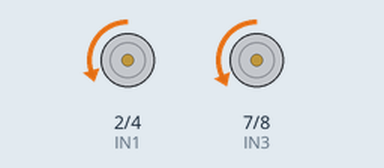
Recording of a sketch running on a simulated Arduino Uno, built with avr-gcc and run on an emulated ATmega328P. Shown: motor-driver pin pairs drawn as motors (green arrow = first pin HIGH = forward, orange = second pin HIGH = backward, longer = more drive, scaled by the enable pin).

Above: at 3.05 s.
Timing chart, 0 to 6.0 s (numbered marks = the images above):
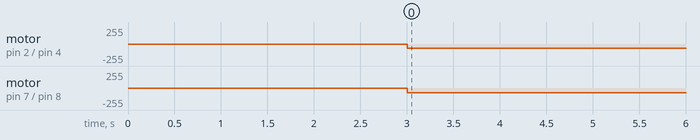

The sketch:

motors_backwards_straight.ino
```cpp
//-------------------------------------- IMACHE 2021 ROBOT ----------------------------------------

//motors_left                                     // 2x Micro Metal Gearmotor 50:1 (L298N)
#define IN1 2
#define IN2 4
#define ENL 3                                     // PWM control pin for right motors

//motors_right                                    // 2x Micro Metal Gearmotor 50:1 (L298N)
#define IN3 7
#define IN4 8
#define ENR 9                                     // PWM control pin for right motors


//------------------------------------------ SETUP CODE -------------------------------------------
void setup()
{                                                 // pinMode for all input/output devices
  Serial.begin(9600);
  pinMode (IN1, OUTPUT);
  pinMode (IN2, OUTPUT);
  pinMode (IN3, OUTPUT);
  pinMode (IN4, OUTPUT);
  pinMode (ENL, OUTPUT);
  pinMode (ENR, OUTPUT);
  delay(3000);                                    // Delay before starting the main code for end-user ease of use
}

void loop() {
  backwards(60, 68);
  delay(2000);
  stop_robot();

}

//-------------------------------------- BACKWARDS FUNCTION ---------------------------------------
void backwards(int user_speed_left, int user_speed_right)
{
  //Bacxkwards motors_left
  digitalWrite(IN1, LOW);
  digitalWrite(IN2, HIGH);
  analogWrite(ENL, user_speed_left);

  //Backwards motors_right
  digitalWrite(IN3, LOW);
  digitalWrite(IN4, HIGH);
  analogWrite(ENR, user_speed_right);
}

//----------------------------------------- STOP FUNCTION ---------------------------------------
void stop_robot()
{
  //Bacxkwards motors_left
  digitalWrite(IN1, LOW);
  digitalWrite(IN2, LOW);
  analogWrite(ENL, 0);

  //Backwards motors_right
  digitalWrite(IN3, LOW);
  digitalWrite(IN4, LOW);
  analogWrite(ENR, 0);
}
```

Measured:
- by itself, motor on pin 2 (IN1) / pin 4 (IN2): stopped → backward 60/255 at 3.0 s
- by itself, motor on pin 7 (IN3) / pin 8 (IN4): stopped → backward 68/255 at 3.0 s
